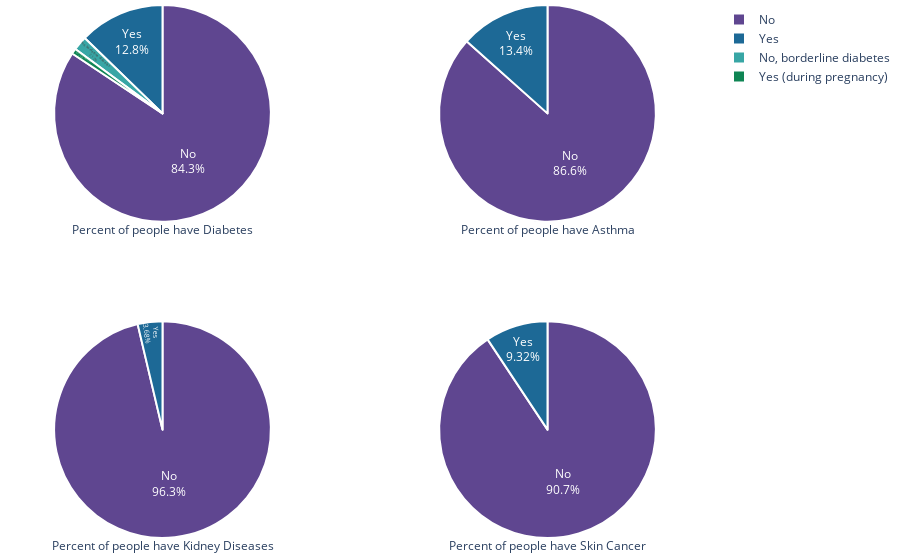

Here is the notebook cell this chart was saved with:
### Code cell
diabetic = patient_data.Diabetic.value_counts()
asthma = patient_data.Asthma.value_counts()
kidneyDisease = patient_data.KidneyDisease.value_counts()
skinCancer = patient_data.SkinCancer.value_counts()

fig = make_subplots(rows = 2, cols = 2, specs = [[{'type':'domain'}, {'type':'domain'}], [{'type':'domain'}, {'type':'domain'}]])

fig.add_trace(go.Pie(
             values = diabetic.values,
             labels = diabetic.index,
#              color_discrete_sequence = px.colors.sequential.Viridis,
            title = 'Percent of people have Diabetes'), row = 1, col = 1)

fig.add_trace(go.Pie(
             values = asthma.values,
             labels = asthma.index,
#              color_discrete_sequence = px.colors.sequential.Viridis,
            title = 'Percent of people have Asthma'), row = 1, col = 2)

fig.add_trace(go.Pie(
             values = kidneyDisease.values,
             labels = kidneyDisease.index,
#              color_discrete_sequence = px.colors.sequential.Viridis,
            title = 'Percent of people have Kidney Diseases'), row = 2, col = 1)

fig.add_trace(go.Pie(
             values = skinCancer.values,
             labels = skinCancer.index,
#              color_discrete_sequence = px.colors.sequential.Viridis,
            title = 'Percent of people have Skin Cancer'), row = 2, col = 2)



fig.update_traces(titleposition = 'bottom center',textposition = 'inside', 
                  textinfo = 'percent+label',marker_colors=px.colors.qualitative.Prism, 
                  marker = dict(line = dict(color = 'white', width = 2)))

fig.update_layout(margin=dict(t=5, b=5, l=5, r=5))
fig.show()

### Figure 1 — Plotly figure (JSON) as saved in the notebook; plotly's stock layout.template omitted (floating-point values rounded to 4 significant figures)
{"data": [{"domain": {"x": [0, 0.45], "y": [0.575, 1]}, "labels": ["No", "Yes", "No, borderline diabetes", "Yes (during pregnancy)"], "marker": {"colors": ["rgb(95, 70, 144)", "rgb(29, 105, 150)", "rgb(56, 166, 165)", "rgb(15, 133, 84)", "rgb(115, 175, 72)", "rgb(237, 173, 8)", "rgb(225, 124, 5)", "rgb(204, 80, 62)", "rgb(148, 52, 110)", "rgb(111, 64, 112)", "rgb(102, 102, 102)"], "line": {"color": "white", "width": 2}}, "textinfo": "percent+label", "textposition": "inside", "title": {"position": "bottom center", "text": "Percent of people have Diabetes"}, "type": "pie", "values": [269653, 40802, 6781, 2559]}, {"domain": {"x": [0.55, 1], "y": [0.575, 1]}, "labels": ["No", "Yes"], "marker": {"colors": ["rgb(95, 70, 144)", "rgb(29, 105, 150)", "rgb(56, 166, 165)", "rgb(15, 133, 84)", "rgb(115, 175, 72)", "rgb(237, 173, 8)", "rgb(225, 124, 5)", "rgb(204, 80, 62)", "rgb(148, 52, 110)", "rgb(111, 64, 112)", "rgb(102, 102, 102)"], "line": {"color": "white", "width": 2}}, "textinfo": "percent+label", "textposition": "inside", "title": {"position": "bottom center", "text": "Percent of people have Asthma"}, "type": "pie", "values": [276923, 42872]}, {"domain": {"x": [0, 0.45], "y": [0, 0.425]}, "labels": ["No", "Yes"], "marker": {"colors": ["rgb(95, 70, 144)", "rgb(29, 105, 150)", "rgb(56, 166, 165)", "rgb(15, 133, 84)", "rgb(115, 175, 72)", "rgb(237, 173, 8)", "rgb(225, 124, 5)", "rgb(204, 80, 62)", "rgb(148, 52, 110)", "rgb(111, 64, 112)", "rgb(102, 102, 102)"], "line": {"color": "white", "width": 2}}, "textinfo": "percent+label", "textposition": "inside", "title": {"position": "bottom center", "text": "Percent of people have Kidney Diseases"}, "type": "pie", "values": [308016, 11779]}, {"domain": {"x": [0.55, 1], "y": [0, 0.425]}, "labels": ["No", "Yes"], "marker": {"colors": ["rgb(95, 70, 144)", "rgb(29, 105, 150)", "rgb(56, 166, 165)", "rgb(15, 133, 84)", "rgb(115, 175, 72)", "rgb(237, 173, 8)", "rgb(225, 124, 5)", "rgb(204, 80, 62)", "rgb(148, 52, 110)", "rgb(111, 64, 112)", "rgb(102, 102, 102)"], "line": {"color": "white", "width": 2}}, "textinfo": "percent+label", "textposition": "inside", "title": {"position": "bottom center", "text": "Percent of people have Skin Cancer"}, "type": "pie", "values": [289976, 29819]}], "layout": {"margin": {"b": 5, "l": 5, "r": 5, "t": 5}}}
